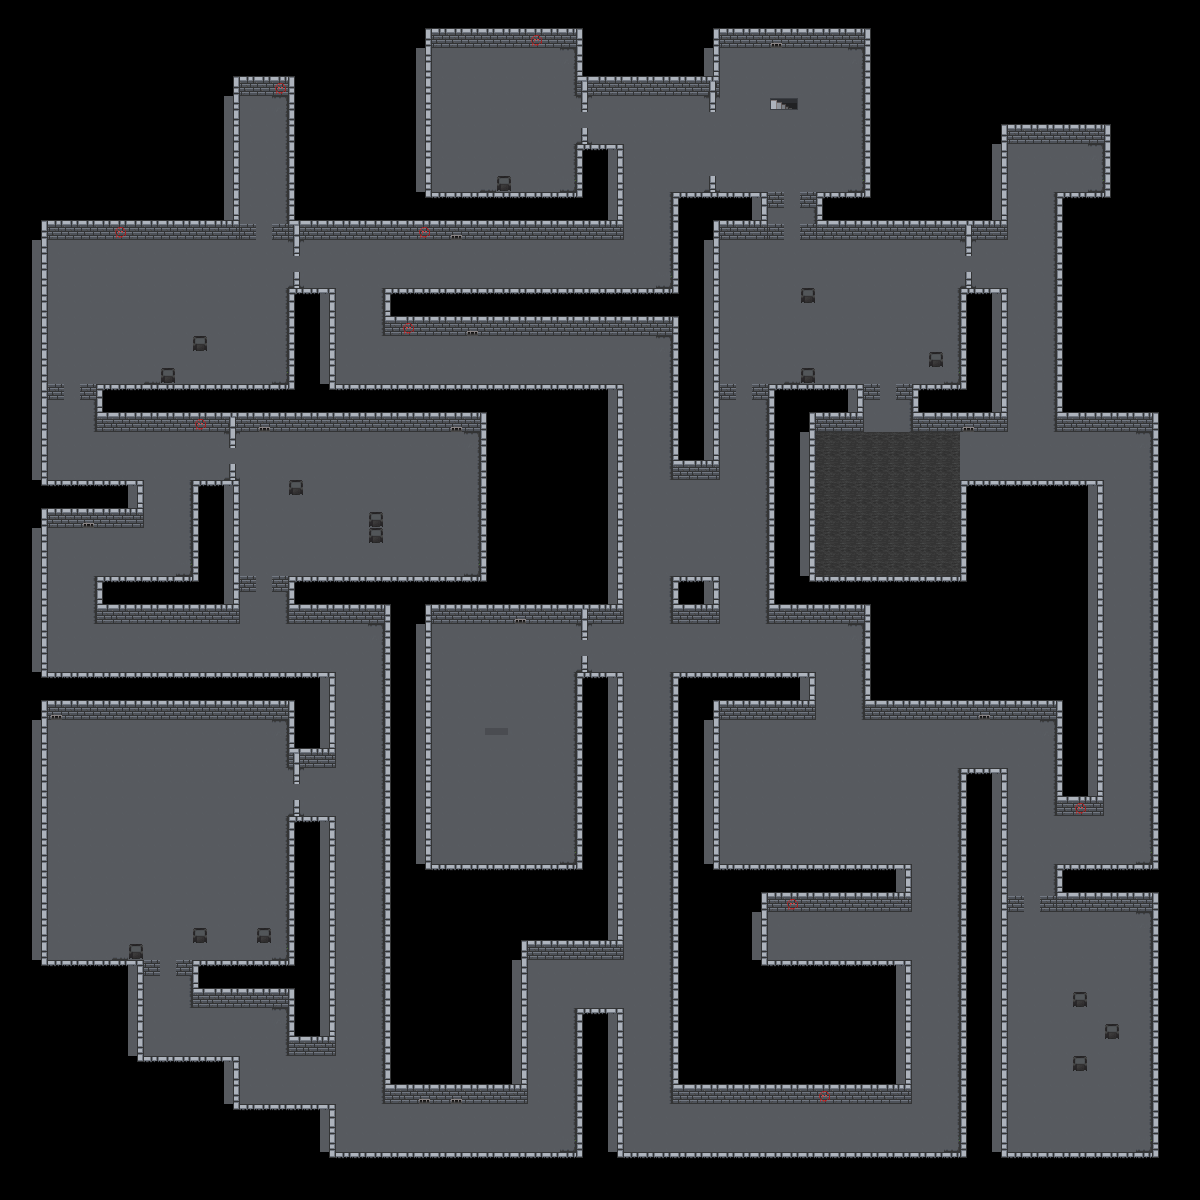

Rendered tile map (Tiled .tmx) drawn with the repository's tilesets; below, a short description and the map source with its tile grids summarised:
An orthogonal 75x75 tile map with 16x16 px tiles, 4 tile layers (Layer1, navigation, wall, wall2).

<map version="1.2" tiledversion="1.2.4" orientation="orthogonal" renderorder="right-down" width="75" height="75" tilewidth="16" tileheight="16" infinite="0" nextlayerid="2" nextobjectid="1">
 <tileset firstgid="1" source="Dungeon1-Tileset v3.tsx" />
 <layer id="1" name="Layer1" width="75" height="75">
  <data>[5625 cells, 2529 non-empty, 9 distinct tile ids]</data>
 </layer>
 <layer id="2" name="navigation" width="75" height="75">
  <data>[5625 cells, 2501 non-empty, 1 distinct tile ids]</data> 
 </layer>
 <layer id="3" name="wall" width="75" height="75">
  <data>[5625 cells, 1217 non-empty, 11 distinct tile ids]</data> 
 </layer>
 <layer id="4" name="wall2" width="75" height="75">
  <data>[5625 cells, 2219 non-empty, 31 distinct tile ids]</data>
 </layer>
</map>
